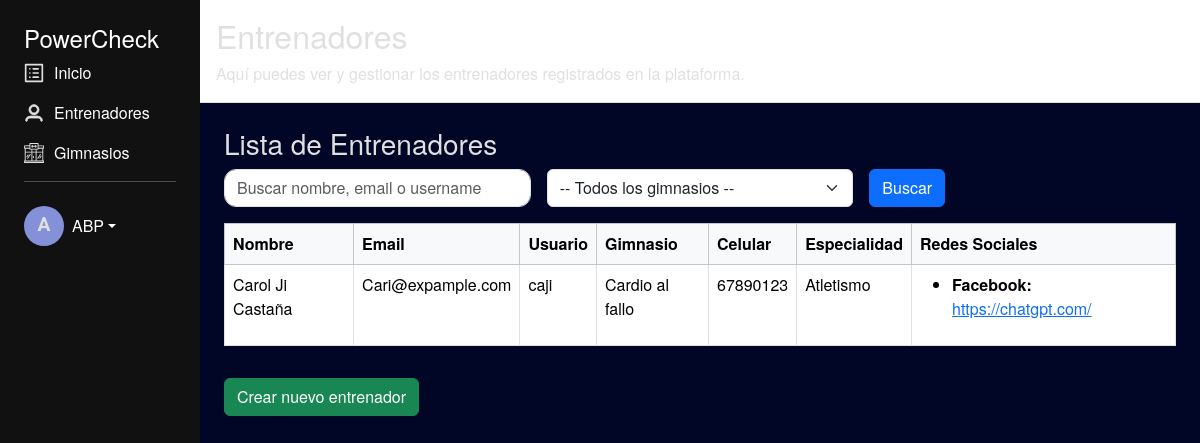
Screenshot of /administrador/entrenadores/ (signed in) with the database file from the repository.
### usuario/models.py (models this page shows, shortened)
class Entrenador(models.Model):
    usuario = models.OneToOneField(User, on_delete=models.CASCADE, related_name='entrenador')
    gym = models.ForeignKey(Gym, on_delete=models.CASCADE)
    celular = models.CharField(max_length=15, blank=False, null=False)
    foto = models.ImageField(upload_to='entrenadores_fotos/', blank=True, null=True, default='entrenadores_fotos/default_photo.png')
    especialidad = models.CharField(max_length=100, blank=True, null=True)
    experiencia= models.TextField(blank=True, null=True)

class Gym(models.Model):
    nombre = models.CharField(max_length=100,blank=False, null=False,unique=True)
    ubucacion = models.CharField(max_length=255)
    logo = models.ImageField(upload_to='gym_logos/', blank=True, null=True,default='gym_logos/default_logo.png')
    celular = models.CharField(max_length=15, blank=False, null=False)

class RedSocial(models.Model):
    REDES = [
        ('IG', 'Instagram'),
        ('FB', 'Facebook'),
        ('X', 'X / Twitter'),
        ('YT', 'YouTube'),
        ('TT', 'TikTok'),
        ('OTRO', 'Otro'),
    ]
    entrenador = models.ForeignKey('Entrenador', on_delete=models.CASCADE, related_name='redes_sociales')
    tipo = models.CharField(max_length=10, choices=REDES)
    url = models.URLField()

### usuario/decorators.py (the view)
        def _wrapped_view(request, *args, **kwargs):
            if request.user.is_authenticated and request.user.groups.filter(name=nombre_grupo).exists():
                return view_func(request, *args, **kwargs)
            raise PermissionDenied  # Retorna error 403 si no pertenece al grupo

### usuario/views.py (called while the page is built)
@admin_required
def administrador_entrenadores(request):
    entrenadores = Entrenador.objects.select_related('usuario', 'gym').prefetch_related('redes_sociales')
    return render(request, 'administrador/entrenadores.html', {'entrenadores': entrenadores,})

### usuario/templates/administrador/entrenadores.html (shortened to what this page needs)
{% extends "administrador/dashboard.html" %}
{% block header %}
<h2>Entrenadores</h2>
<p class="mb-0">Aquí puedes ver y gestionar los entrenadores registrados en la plataforma.</p>
{% endblock %}
{% block content %}
<h3>Lista de Entrenadores</h3>
<form class="row g-3 mb-3" hx-get="{% url 'usuario:entrenadores' %}" hx-target="#tabla-entrenadores" hx-push-url="true">
  <div class="col-md-4">
    <input type="text" name="q" class="form-control" placeholder="Buscar nombre, email o username" value="{{ request.GET.q }}">
  </div>
  <div class="col-md-4">
    <select name="gym" class="form-select" onchange="this.form.requestSubmit()">
      <option value="">-- Todos los gimnasios --</option>
    </select>
  </div>
  <div class="col-md-4">
    <button class="btn btn-primary" type="submit">Buscar</button>
  </div>
</form>
<div id="tabla-entrenadores">
  {% include "administrador/partials/_tabla_entrenadores.html" %}
</div>
<a href="{% url 'usuario:crear_entrenador' %}">
  <button class="btn btn-success mt-3">Crear nuevo entrenador</button>
</a>
{% endblock %}

### usuario/templates/administrador/dashboard.html (shortened to what this page needs)
{% load static %}
{% load bootstrap5 %}
<!DOCTYPE html>
<html lang="es">
<head>
  {% bootstrap_css %}
  <link rel="stylesheet" href="{% static 'css/styles.css' %}">
</head>
<body>
  <div class="container-fluid">
    <div class="row vh-100">
      <nav class="col-md-2 sidebar-desktop">
        <h4>PowerCheck</h4>
        <a href="{% url 'usuario:administrador_dashboard' %}" class="nav-link">
          <img src="{% static 'image/home.svg' %}" alt="Inicio">
          Inicio
        </a>
        <a href="{% url 'usuario:administrador_entrenadores' %}" class="nav-link">
          <img src="{% static 'image/coach.svg' %}" alt="Entrenadores">
          Entrenadores
        </a>
        <a href="{% url 'usuario:administrador_gimnasios' %}" class="nav-link">
          <img src="{% static 'image/gym.svg' %}" alt="Gimnasios">
          Gimnasios
        </a>
        <hr>
        <div class="dropdown mt-4">
          <a href="#" class="d-flex align-items-center nav-link dropdown-toggle" data-bs-toggle="dropdown"
            aria-expanded="false">
            <div class="avatar-circle me-2">
              {{ request.user.first_name|default:request.user.username|first|upper }}
            </div>
            <span>{{ request.user.first_name|default:request.user.username }}</span>
          </a>
        </div>
      </nav>
      <div class="col-md-10 d-flex flex-column p-0">
        <header class="bg-white border-bottom p-3">
          {%block header %}{% endblock %}
        </header>
        <main class="flex-grow-1 p-4">
          {% block content %}{% endblock %}
        </main>
      </div>
    </div>
  </div>
</body>
</html>

### usuario/templates/administrador/partials/_tabla_entrenadores.html (shortened to what this page needs)
<table class="table table-hover table-bordered mt-3">
  <thead class="table-light">
    <tr>
      <th>Nombre</th>
      <th>Email</th>
      <th>Usuario</th>
      <th>Gimnasio</th>
      <th>Celular</th>
      <th>Especialidad</th>
      <th>Redes Sociales</th>
    </tr>
  </thead>
  <tbody>
    {% for entrenador in entrenadores %}
    <tr>
      <td>{{ entrenador.usuario.first_name }} {{ entrenador.usuario.last_name }}</td>
      <td>{{ entrenador.usuario.email }}</td>
      <td>{{ entrenador.usuario.username }}</td>
      <td>{{ entrenador.gym.nombre }}</td>
      <td>{{ entrenador.celular }}</td>
      <td>{{ entrenador.especialidad|default:"-" }}</td>
      <td>
        <ul>
          {% for red in entrenador.redes_sociales.all %}
            <li><strong>{{ red.get_tipo_display }}:</strong> <a href="{{ red.url }}" target="_blank">{{ red.url }}</a></li>
          {% empty %}
            <li>Sin redes sociales</li>
          {% endfor %}
        </ul>
      </td>
    </tr>
    {% empty %}
    <tr>
      <td colspan="7" class="text-center">No se encontraron entrenadores.</td>
    </tr>
    {% endfor %}
  </tbody>
</table>

### static/css/styles.css (style rules this page uses)
:root { --primary-color: #010626; --text-color: #e0e0e0; --button-color: #8491d9; --button-hover: #6c78c9; --input-bg: #fff; --input-border-radius: 12px; --font-family-base: 'Helvetica Neue', sans-serif; --font-family-button: 'Roboto', sans-serif; }
body { background-color: var(--primary-color); color: var(--text-color); font-family: var(--font-family-base); margin: 0; padding: 0; }
input.form-control, select.form-control, textarea.form-control { background-color: var(--input-bg); color: #000; border-radius: var(--input-border-radius); }
label, .form-check-label, p { color: var(--text-color); }
.sidebar-desktop { background-color: #111; min-height: 100vh; padding: 1.5rem; color: #fff; }
.sidebar-desktop .nav-link { color: #fff; display: flex; align-items: center; margin-bottom: 1rem; text-decoration: none; }
.sidebar-desktop .nav-link img { width: 20px; height: 20px; margin-right: 10px; }
.avatar-circle { width: 40px; height: 40px; background-color: #8491d9; color: #e0e0e0; font-weight: bold; font-size: 1.2rem; border-radius: 50%; display: flex; align-items: center; justify-content: center; font-family: 'Roboto', sans-serif; }

### rows the page displays
Entrenador: usuario.first_name "Carol Ji", usuario.last_name "Castaña", usuario.email "Cari@expample.com", usuario.username "caji", gym.nombre "Cardio al fallo", celular "67890123", especialidad "Atletismo"
RedSocial: tipo "Facebook", url "https://chatgpt.com/"

### other values shown
{{ request.user.first_name|default:request.user.username|first|upper }} "A"
{{ request.user.first_name|default:request.user.username }} "ABP"
